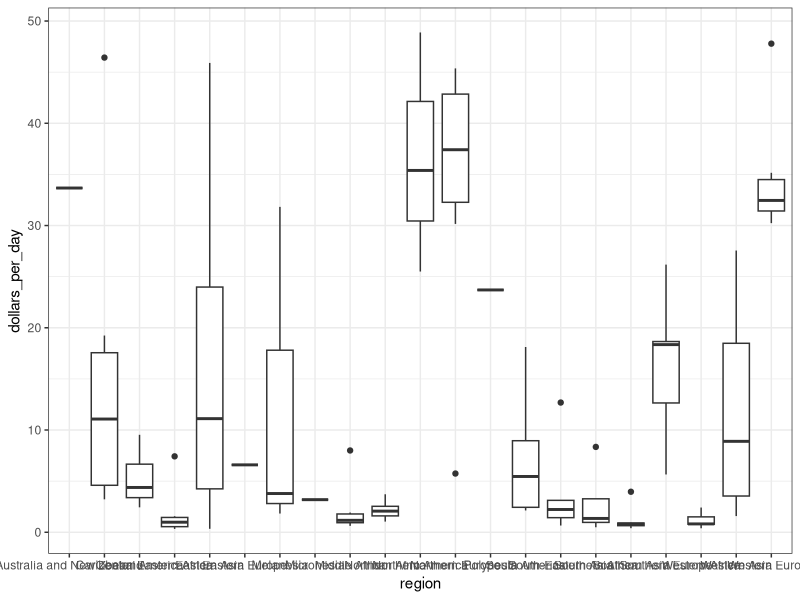
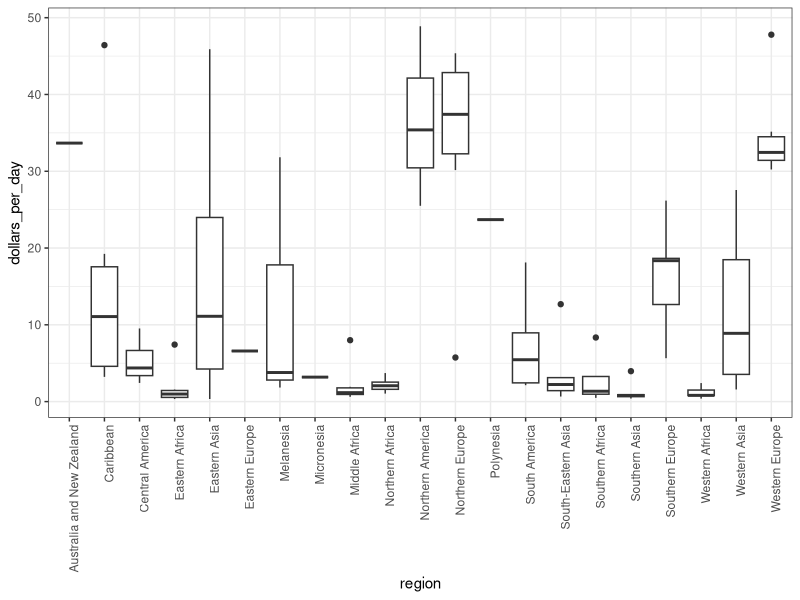
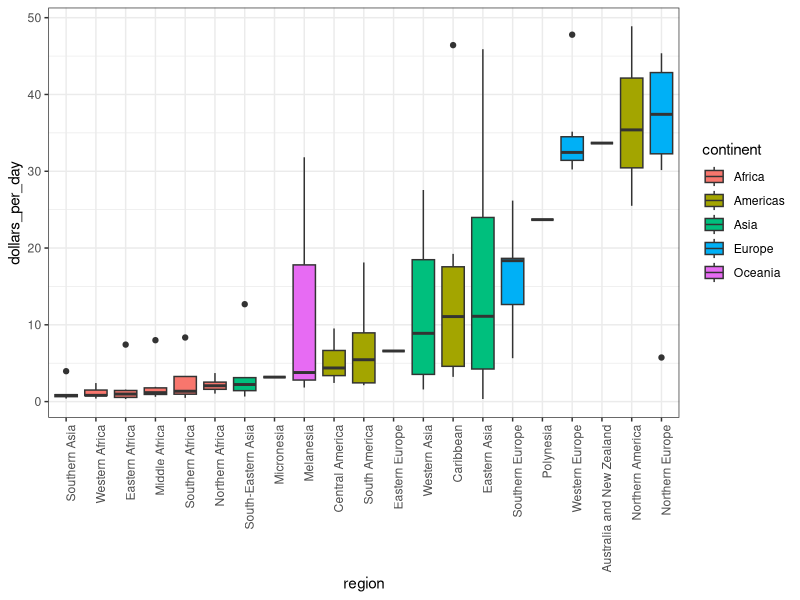
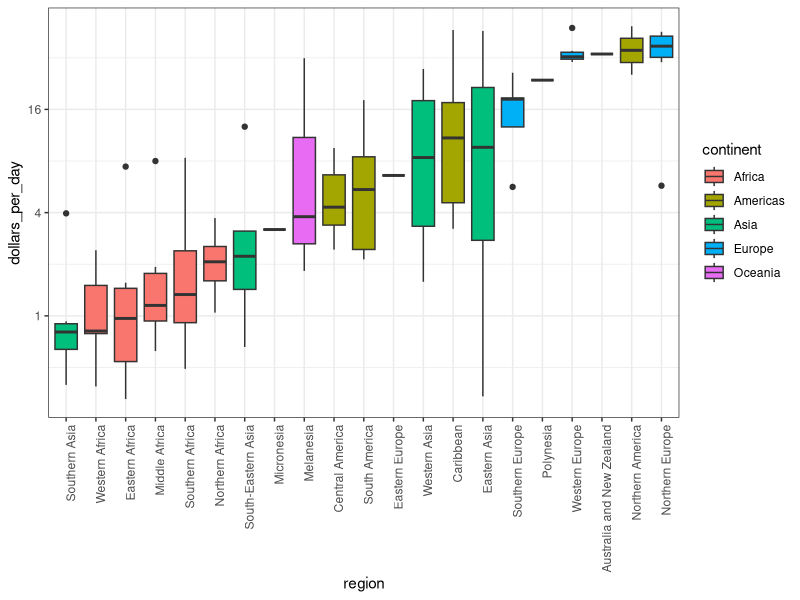
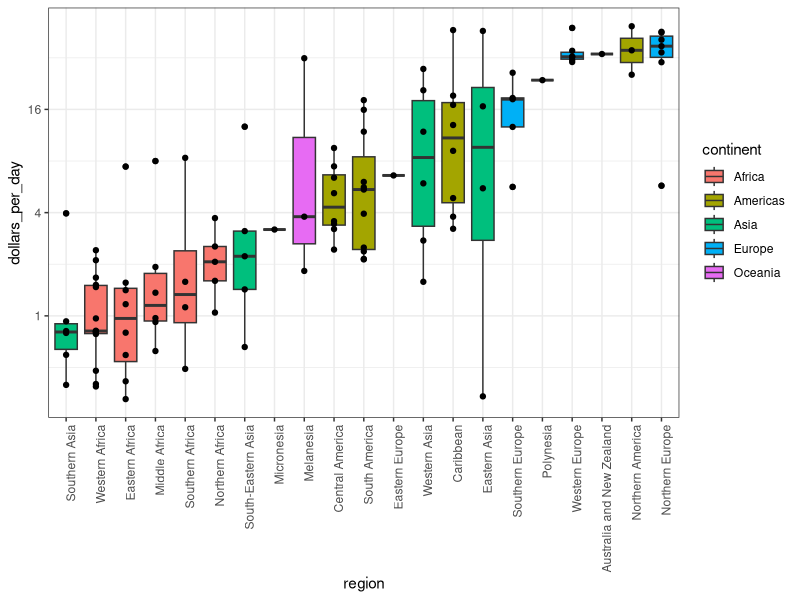

The R script that drew these images, in order:
library(tidyverse)
library(dslabs)
data(gapminder)

ds_theme_set()

gapminder <- gapminder %>% mutate(dollars_per_day = gdp/population/365)
head(gapminder)

# boxplot of GDP by region in 1970
gapminder %>% filter(year == 1970 & !is.na(gdp)) %>% 
  ggplot(aes(region, dollars_per_day)) + geom_boxplot()

# boxplot with rotated x axis labels
gapminder %>% filter(year == 1970 & !is.na(gdp)) %>% 
  ggplot(aes(region, dollars_per_day)) + geom_boxplot() +
  theme(axis.text.x = element_text(angle = 90, hjust = 1))

# the reorder() function helps reorder factors according to another category
gapminder %>% filter(year == 1970 & !is.na(gdp)) %>% 
  mutate(region = reorder(region, dollars_per_day, FUN = median)) %>%
  ggplot(aes(region, dollars_per_day, fill = continent)) + geom_boxplot() +
  theme(axis.text.x = element_text(angle = 90, hjust = 1))

# transforming y axis value by log2
gapminder %>% filter(year == 1970 & !is.na(gdp)) %>% 
  mutate(region = reorder(region, dollars_per_day, FUN = median)) %>%
  ggplot(aes(region, dollars_per_day, fill = continent)) + geom_boxplot() +
  theme(axis.text.x = element_text(angle = 90, hjust = 1)) +
  scale_y_continuous(trans = "log2")

# add points layer to show individual values
gapminder %>% filter(year == 1970 & !is.na(gdp)) %>% 
  mutate(region = reorder(region, dollars_per_day, FUN = median)) %>%
  ggplot(aes(region, dollars_per_day, fill = continent)) + geom_boxplot() +
  theme(axis.text.x = element_text(angle = 90, hjust = 1)) +
  scale_y_continuous(trans = "log2") +
  geom_point(show.legend = FALSE)
